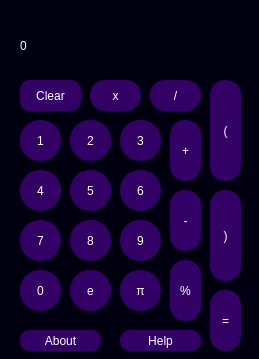
<?xml version="1.0" encoding="UTF-8"?>
<ui version="4.0">
 <class>Form</class>
 <widget class="QWidget" name="Form">
  <property name="geometry">
   <rect>
    <x>0</x>
    <y>0</y>
    <width>259</width>
    <height>359</height>
   </rect>
  </property>
  <property name="minimumSize">
   <size>
    <width>259</width>
    <height>359</height>
   </size>
  </property>
  <property name="maximumSize">
   <size>
    <width>259</width>
    <height>359</height>
   </size>
  </property>
  <property name="windowTitle">
   <string>Alix</string>
  </property>
  <property name="windowIcon">
   <iconset resource="image.qrc">
    <normaloff>:/image/12.png</normaloff>:/image/12.png</iconset>
  </property>
  <property name="styleSheet">
   <string notr="true">background-color: rgb(0, 0, 17);</string>
  </property>
  <widget class="QPushButton" name="one">
   <property name="geometry">
    <rect>
     <x>20</x>
     <y>120</y>
     <width>41</width>
     <height>41</height>
    </rect>
   </property>
   <property name="styleSheet">
    <string notr="true">background-color: rgb(51, 0, 102);
color: rgb(255, 255, 255);
border-radius:20px;
font: 14pt &quot;Arial&quot;;
</string>
   </property>
   <property name="text">
    <string>1</string>
   </property>
  </widget>
  <widget class="QPushButton" name="two">
   <property name="geometry">
    <rect>
     <x>70</x>
     <y>120</y>
     <width>41</width>
     <height>41</height>
    </rect>
   </property>
   <property name="styleSheet">
    <string notr="true">background-color: rgb(51, 0, 102);
color: rgb(255, 255, 255);
border-radius:20px;
font: 14pt &quot;Arial&quot;;
</string>
   </property>
   <property name="text">
    <string>2</string>
   </property>
  </widget>
  <widget class="QPushButton" name="three">
   <property name="geometry">
    <rect>
     <x>120</x>
     <y>120</y>
     <width>41</width>
     <height>41</height>
    </rect>
   </property>
   <property name="styleSheet">
    <string notr="true">background-color: rgb(51, 0, 102);
color: rgb(255, 255, 255);
border-radius:20px;
font: 14pt &quot;Arial&quot;;
</string>
   </property>
   <property name="text">
    <string>3</string>
   </property>
  </widget>
  <widget class="QPushButton" name="six">
   <property name="geometry">
    <rect>
     <x>120</x>
     <y>170</y>
     <width>41</width>
     <height>41</height>
    </rect>
   </property>
   <property name="styleSheet">
    <string notr="true">background-color: rgb(51, 0, 102);
color: rgb(255, 255, 255);
border-radius:20px;
font: 14pt &quot;Arial&quot;;
</string>
   </property>
   <property name="text">
    <string>6</string>
   </property>
  </widget>
  <widget class="QPushButton" name="five">
   <property name="geometry">
    <rect>
     <x>70</x>
     <y>170</y>
     <width>41</width>
     <height>41</height>
    </rect>
   </property>
   <property name="styleSheet">
    <string notr="true">background-color: rgb(51, 0, 102);
color: rgb(255, 255, 255);
border-radius:20px;
font: 14pt &quot;Arial&quot;;
</string>
   </property>
   <property name="text">
    <string>5</string>
   </property>
  </widget>
  <widget class="QPushButton" name="four">
   <property name="geometry">
    <rect>
     <x>20</x>
     <y>170</y>
     <width>41</width>
     <height>41</height>
    </rect>
   </property>
   <property name="styleSheet">
    <string notr="true">background-color: rgb(51, 0, 102);
color: rgb(255, 255, 255);
border-radius:20px;
font: 14pt &quot;Arial&quot;;
</string>
   </property>
   <property name="text">
    <string>4</string>
   </property>
  </widget>
  <widget class="QPushButton" name="seven">
   <property name="geometry">
    <rect>
     <x>20</x>
     <y>220</y>
     <width>41</width>
     <height>41</height>
    </rect>
   </property>
   <property name="styleSheet">
    <string notr="true">background-color: rgb(51, 0, 102);
color: rgb(255, 255, 255);
border-radius:20px;
font: 14pt &quot;Arial&quot;;
</string>
   </property>
   <property name="text">
    <string>7</string>
   </property>
  </widget>
  <widget class="QPushButton" name="nine">
   <property name="geometry">
    <rect>
     <x>120</x>
     <y>220</y>
     <width>41</width>
     <height>41</height>
    </rect>
   </property>
   <property name="styleSheet">
    <string notr="true">background-color: rgb(51, 0, 102);
color: rgb(255, 255, 255);
border-radius:20px;
font: 14pt &quot;Arial&quot;;
</string>
   </property>
   <property name="text">
    <string>9</string>
   </property>
  </widget>
  <widget class="QPushButton" name="eight">
   <property name="geometry">
    <rect>
     <x>70</x>
     <y>220</y>
     <width>41</width>
     <height>41</height>
    </rect>
   </property>
   <property name="styleSheet">
    <string notr="true">background-color: rgb(51, 0, 102);
color: rgb(255, 255, 255);
border-radius:20px;
font: 14pt &quot;Arial&quot;;
</string>
   </property>
   <property name="text">
    <string>8</string>
   </property>
  </widget>
  <widget class="QPushButton" name="zero">
   <property name="geometry">
    <rect>
     <x>20</x>
     <y>270</y>
     <width>41</width>
     <height>41</height>
    </rect>
   </property>
   <property name="styleSheet">
    <string notr="true">background-color: rgb(51, 0, 102);
color: rgb(255, 255, 255);
border-radius:20px;
font: 14pt &quot;Arial&quot;;
</string>
   </property>
   <property name="text">
    <string>0</string>
   </property>
  </widget>
  <widget class="QPushButton" name="help">
   <property name="geometry">
    <rect>
     <x>120</x>
     <y>330</y>
     <width>81</width>
     <height>21</height>
    </rect>
   </property>
   <property name="styleSheet">
    <string notr="true">background-color: rgb(51, 0, 102);
color: rgb(255, 255, 255);
border-radius:10px;
font: 14pt &quot;Yu Gothic Light&quot;;
</string>
   </property>
   <property name="text">
    <string>Help</string>
   </property>
  </widget>
  <widget class="QPushButton" name="rbrackets">
   <property name="geometry">
    <rect>
     <x>210</x>
     <y>190</y>
     <width>31</width>
     <height>91</height>
    </rect>
   </property>
   <property name="styleSheet">
    <string notr="true">background-color: rgb(51, 0, 102);
color: rgb(255, 255, 255);
border-radius:15px;
font: 14pt &quot;Arial&quot;;
</string>
   </property>
   <property name="text">
    <string>)</string>
   </property>
  </widget>
  <widget class="QPushButton" name="lbrackets">
   <property name="geometry">
    <rect>
     <x>210</x>
     <y>80</y>
     <width>31</width>
     <height>101</height>
    </rect>
   </property>
   <property name="styleSheet">
    <string notr="true">background-color: rgb(51, 0, 102);
color: rgb(255, 255, 255);
border-radius:15px;
font: 14pt &quot;Arial&quot;;
</string>
   </property>
   <property name="text">
    <string>(</string>
   </property>
  </widget>
  <widget class="QPushButton" name="clear">
   <property name="geometry">
    <rect>
     <x>20</x>
     <y>80</y>
     <width>61</width>
     <height>31</height>
    </rect>
   </property>
   <property name="styleSheet">
    <string notr="true">background-color: rgb(51, 0, 102);
color: rgb(255, 255, 255);
border-radius:10px;
font: 14pt &quot;Yu Gothic Light&quot;;
</string>
   </property>
   <property name="text">
    <string>Clear</string>
   </property>
  </widget>
  <widget class="QPushButton" name="times">
   <property name="geometry">
    <rect>
     <x>90</x>
     <y>80</y>
     <width>51</width>
     <height>31</height>
    </rect>
   </property>
   <property name="styleSheet">
    <string notr="true">background-color: rgb(51, 0, 102);
color: rgb(255, 255, 255);
border-radius:15px;
font: 14pt &quot;Arial&quot;;
</string>
   </property>
   <property name="text">
    <string>x</string>
   </property>
  </widget>
  <widget class="QPushButton" name="divided">
   <property name="geometry">
    <rect>
     <x>150</x>
     <y>80</y>
     <width>51</width>
     <height>31</height>
    </rect>
   </property>
   <property name="styleSheet">
    <string notr="true">background-color: rgb(51, 0, 102);
color: rgb(255, 255, 255);
border-radius:15px;
font: 14pt &quot;Arial&quot;;
</string>
   </property>
   <property name="text">
    <string>/</string>
   </property>
  </widget>
  <widget class="QPushButton" name="plus">
   <property name="geometry">
    <rect>
     <x>170</x>
     <y>120</y>
     <width>31</width>
     <height>61</height>
    </rect>
   </property>
   <property name="styleSheet">
    <string notr="true">background-color: rgb(51, 0, 102);
color: rgb(255, 255, 255);
border-radius:15px;
font: 14pt &quot;Arial&quot;;
</string>
   </property>
   <property name="text">
    <string>+</string>
   </property>
  </widget>
  <widget class="QPushButton" name="minus">
   <property name="geometry">
    <rect>
     <x>170</x>
     <y>190</y>
     <width>31</width>
     <height>61</height>
    </rect>
   </property>
   <property name="styleSheet">
    <string notr="true">background-color: rgb(51, 0, 102);
color: rgb(255, 255, 255);
border-radius:15px;
font: 14pt &quot;Arial&quot;;
</string>
   </property>
   <property name="text">
    <string>-</string>
   </property>
  </widget>
  <widget class="QPushButton" name="rate">
   <property name="geometry">
    <rect>
     <x>170</x>
     <y>260</y>
     <width>31</width>
     <height>61</height>
    </rect>
   </property>
   <property name="styleSheet">
    <string notr="true">background-color: rgb(51, 0, 102);
color: rgb(255, 255, 255);
border-radius:15px;
font: 14pt &quot;Arial&quot;;
</string>
   </property>
   <property name="text">
    <string>%</string>
   </property>
  </widget>
  <widget class="QPushButton" name="about">
   <property name="geometry">
    <rect>
     <x>20</x>
     <y>330</y>
     <width>81</width>
     <height>21</height>
    </rect>
   </property>
   <property name="styleSheet">
    <string notr="true">background-color: rgb(51, 0, 102);
color: rgb(255, 255, 255);
border-radius:10px;
font: 14pt &quot;Yu Gothic Light&quot;;
</string>
   </property>
   <property name="text">
    <string>About</string>
   </property>
  </widget>
  <widget class="QPushButton" name="eyler">
   <property name="geometry">
    <rect>
     <x>70</x>
     <y>270</y>
     <width>41</width>
     <height>41</height>
    </rect>
   </property>
   <property name="styleSheet">
    <string notr="true">background-color: rgb(51, 0, 102);
color: rgb(255, 255, 255);
border-radius:20px;
font: 14pt &quot;Arial&quot;;
</string>
   </property>
   <property name="text">
    <string>e</string>
   </property>
  </widget>
  <widget class="QPushButton" name="pi">
   <property name="geometry">
    <rect>
     <x>120</x>
     <y>270</y>
     <width>41</width>
     <height>41</height>
    </rect>
   </property>
   <property name="styleSheet">
    <string notr="true">background-color: rgb(51, 0, 102);
color: rgb(255, 255, 255);
border-radius:20px;
font: 14pt &quot;Arial&quot;;
</string>
   </property>
   <property name="text">
    <string>π</string>
   </property>
  </widget>
  <widget class="QLabel" name="label">
   <property name="geometry">
    <rect>
     <x>20</x>
     <y>30</y>
     <width>221</width>
     <height>31</height>
    </rect>
   </property>
   <property name="styleSheet">
    <string notr="true">font: 20pt &quot;MS Shell Dlg 2&quot;;
font: 25 20pt &quot;Segoe UI Light&quot;;
color: rgb(255, 255, 255);</string>
   </property>
   <property name="text">
    <string>0</string>
   </property>
  </widget>
  <widget class="QPushButton" name="rate_2">
   <property name="geometry">
    <rect>
     <x>210</x>
     <y>290</y>
     <width>31</width>
     <height>61</height>
    </rect>
   </property>
   <property name="styleSheet">
    <string notr="true">background-color: rgb(51, 0, 102);
color: rgb(255, 255, 255);
border-radius:15px;
font: 14pt &quot;Arial&quot;;
</string>
   </property>
   <property name="text">
    <string>=</string>
   </property>
  </widget>
 </widget>
 <resources>
  <include location="image.qrc"/>
 </resources>
 <connections/>
</ui>
